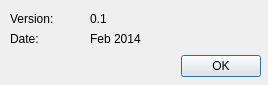
<?xml version="1.0" encoding="UTF-8"?>
<ui version="4.0">
 <class>IconReduction</class>
 <widget class="QDialog" name="IconReduction">
  <property name="geometry">
   <rect>
    <x>0</x>
    <y>0</y>
    <width>268</width>
    <height>85</height>
   </rect>
  </property>
  <property name="windowTitle">
   <string>IconReduction</string>
  </property>
  <widget class="QDialogButtonBox" name="buttonBox">
   <property name="geometry">
    <rect>
     <x>10</x>
     <y>50</y>
     <width>251</width>
     <height>32</height>
    </rect>
   </property>
   <property name="orientation">
    <enum>Qt::Horizontal</enum>
   </property>
   <property name="standardButtons">
    <set>QDialogButtonBox::Ok</set>
   </property>
  </widget>
  <widget class="QLabel" name="label">
   <property name="geometry">
    <rect>
     <x>10</x>
     <y>10</y>
     <width>171</width>
     <height>17</height>
    </rect>
   </property>
   <property name="text">
    <string>Version:</string>
   </property>
  </widget>
  <widget class="QLabel" name="label_2">
   <property name="geometry">
    <rect>
     <x>10</x>
     <y>30</y>
     <width>171</width>
     <height>17</height>
    </rect>
   </property>
   <property name="text">
    <string>Date:</string>
   </property>
  </widget>
  <widget class="QLabel" name="label_3">
   <property name="geometry">
    <rect>
     <x>90</x>
     <y>30</y>
     <width>171</width>
     <height>17</height>
    </rect>
   </property>
   <property name="text">
    <string>Feb 2014</string>
   </property>
  </widget>
  <widget class="QLabel" name="label_4">
   <property name="geometry">
    <rect>
     <x>90</x>
     <y>10</y>
     <width>171</width>
     <height>17</height>
    </rect>
   </property>
   <property name="text">
    <string>0.1</string>
   </property>
  </widget>
 </widget>
 <resources/>
 <connections>
  <connection>
   <sender>buttonBox</sender>
   <signal>accepted()</signal>
   <receiver>IconReduction</receiver>
   <slot>accept()</slot>
   <hints>
    <hint type="sourcelabel">
     <x>248</x>
     <y>254</y>
    </hint>
    <hint type="destinationlabel">
     <x>157</x>
     <y>274</y>
    </hint>
   </hints>
  </connection>
  <connection>
   <sender>buttonBox</sender>
   <signal>rejected()</signal>
   <receiver>IconReduction</receiver>
   <slot>reject()</slot>
   <hints>
    <hint type="sourcelabel">
     <x>316</x>
     <y>260</y>
    </hint>
    <hint type="destinationlabel">
     <x>286</x>
     <y>274</y>
    </hint>
   </hints>
  </connection>
 </connections>
</ui>
